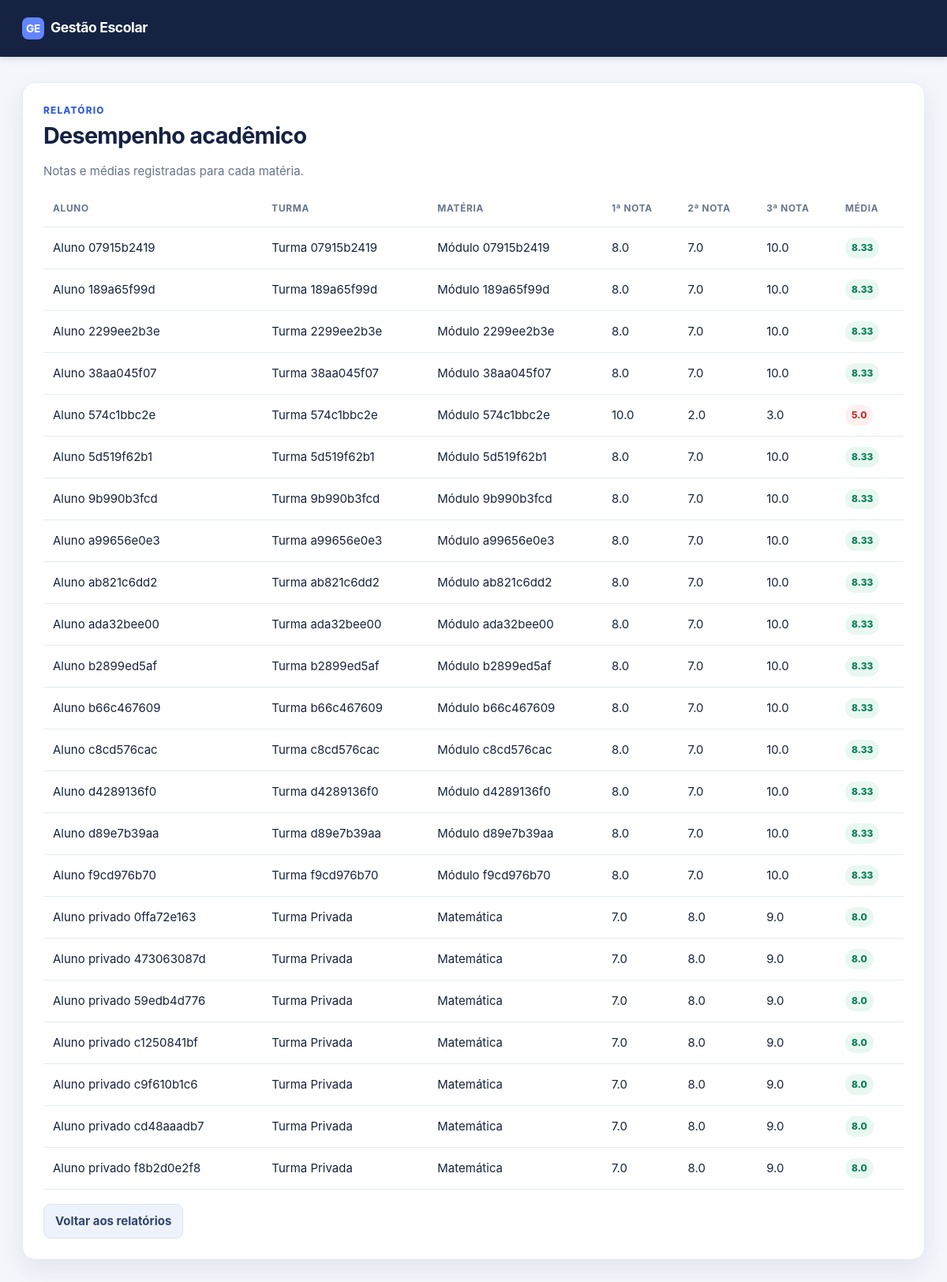
The page /relatorio/desempenho on the database its author committed.
### tables this page shows
CREATE TABLE notas (
        id INTEGER PRIMARY KEY AUTOINCREMENT,
        matricula_id INTEGER NOT NULL,
        modulo_id INTEGER NOT NULL,
        primeira_nota REAL,
        segunda_nota REAL,
        terceira_nota REAL,
        media_final REAL,
        data_criacao TIMESTAMP DEFAULT CURRENT_TIMESTAMP,
        FOREIGN KEY (matricula_id) REFERENCES matriculas(id),
        FOREIGN KEY (modulo_id) REFERENCES modulos(id)
    );

CREATE TABLE alunos (
        id INTEGER PRIMARY KEY AUTOINCREMENT,
        nome TEXT NOT NULL,
        email TEXT NOT NULL UNIQUE,
        cpf TEXT NOT NULL UNIQUE,
        senha TEXT NOT NULL,
        matricula TEXT NOT NULL UNIQUE,
        data_nascimento DATE,
        telefone TEXT,
        endereco TEXT,
        cidade TEXT,
        estado TEXT,
        ativo INTEGER DEFAULT 1,
        data_criacao TIMESTAMP DEFAULT CURRENT_TIMESTAMP
    );

CREATE TABLE turmas (
        id INTEGER PRIMARY KEY AUTOINCREMENT,
        codigo TEXT NOT NULL UNIQUE,
        nome TEXT NOT NULL,
        curso_id INTEGER NOT NULL,
        professor_id INTEGER NOT NULL,
        semestre TEXT,
        data_inicio DATE,
        data_fim DATE,
        horario TEXT,
        sala TEXT,
        capacidade INTEGER,
        ativa INTEGER DEFAULT 1,
        data_criacao TIMESTAMP DEFAULT CURRENT_TIMESTAMP,
        FOREIGN KEY (curso_id) REFERENCES cursos(id),
        FOREIGN KEY (professor_id) REFERENCES professores(id)
    );

CREATE TABLE modulos (
        id INTEGER PRIMARY KEY AUTOINCREMENT,
        curso_id INTEGER NOT NULL,
        nome TEXT NOT NULL,
        descricao TEXT,
        carga_horaria INTEGER,
        ordem INTEGER,
        data_criacao TIMESTAMP DEFAULT CURRENT_TIMESTAMP,
        FOREIGN KEY (curso_id) REFERENCES cursos(id)
    );

### legacy/app_backup.py (the view)
@app.route('/relatorio/desempenho')
@login_requerido('funcionario')
def relatorio_desempenho():
    dados = executar_query('''
    SELECT a.nome, t.nome as turma, m.nome as modulo,
           n.primeira_nota, n.segunda_nota, n.terceira_nota, n.media_final
    FROM notas n
    JOIN matriculas mat ON n.matricula_id = mat.id
    JOIN alunos a ON mat.aluno_id = a.id
    JOIN turmas t ON mat.turma_id = t.id
    JOIN modulos m ON n.modulo_id = m.id
    ORDER BY a.nome, m.nome
    ''')
    return render_template('relatorios/desempenho.html',
                         dados=[dict(d) for d in dados] if dados else [])

### legacy/app_backup.py (called while the page is built)
def get_db():
    conexao = sqlite3.connect('escola.db')
    conexao.row_factory = sqlite3.Row
    return conexao

def executar_query(query, params=(), fetch_one=False):
    try:
        conexao = get_db()
        cursor = conexao.cursor()
        cursor.execute(query, params)
        if fetch_one:
            resultado = cursor.fetchone()
        else:
            resultado = cursor.fetchall()
        conexao.close()
        return resultado
    except Exception as e:
        print(f"Erro na query: {e}")
        return None

### templates/relatorios/desempenho.html (shortened to what this page needs)
{% extends "base.html" %}
{% block content %}<section class="card"><p class="etiqueta">RELATÓRIO</p><h1>Desempenho acadêmico</h1><p class="muted">Notas e médias registradas para cada matéria.</p>{% if dados %}<table><thead><tr><th>Aluno</th><th>Turma</th><th>Matéria</th><th>1ª nota</th><th>2ª nota</th><th>3ª nota</th><th>Média</th></tr></thead><tbody>{% for item in dados %}<tr><td>{{ item.nome }}</td><td>{{ item.turma }}</td><td>{{ item.modulo }}</td><td>{{ item.primeira_nota }}</td><td>{{ item.segunda_nota }}</td><td>{{ item.terceira_nota }}</td><td><span class="status {{ 'success' if item.media_final >= 6 else 'error' }}">{{ item.media_final }}</span></td></tr>{% endfor %}</tbody></table>{% else %}<div class="empty-state"><p>Ainda não há notas lançadas.</p></div>{% endif %}<a class="botao secundario" href="/relatorios">Voltar aos relatórios</a></section>{% endblock %}

### templates/base.html (style rules this page uses)
:root { --primary:#315adf; --primary-dark:#213e9e; --ink:#17233d; --muted:#66738b; --surface:#fff; --canvas:#f4f6fb; --line:#e4e9f3; --success:#087c57; --danger:#c53131; --warning:#ac7200; --shadow:0 12px 32px rgba(28,44,90,.08); }
* { box-sizing:border-box }
body { margin:0;background:var(--canvas);color:var(--ink);font-family:Inter,ui-sans-serif,system-ui,-apple-system,"Segoe UI",Arial,sans-serif;font-size:15px;line-height:1.5 }
a { color:var(--primary);font-weight:600;text-decoration:none }
.card { padding:26px;background:var(--surface);border:1px solid var(--line);border-radius:16px;box-shadow:var(--shadow) }
h1,h2,h3 { color:#152242;line-height:1.2;letter-spacing:-.025em }
h1 { margin:0 0 8px;font-size:1.8rem }
p { line-height:1.55 }
.muted { color:var(--muted) }
.etiqueta { margin:0 0 6px;color:var(--primary);font-size:.74rem;font-weight:800;letter-spacing:.1em }
.status { display:inline-block;padding:4px 8px;border-radius:100px;font-size:.75rem;font-weight:800 }
.status.success { color:var(--success);background:#e8f8f1 }
.status.error { color:var(--danger);background:#fff0f0 }
button,.botao { display:inline-flex;align-items:center;justify-content:center;gap:7px;margin-top:18px;padding:10px 14px;color:#fff;background:var(--primary);border:1px solid var(--primary);border-radius:9px;cursor:pointer;font:inherit;font-weight:750;text-decoration:none;transition:.15s }
.botao.secundario { color:#30466c;background:#eef2fb;border-color:#dce4f3 }
table { width:100%;border-collapse:collapse }
th,td { padding:13px 12px;text-align:left;border-bottom:1px solid var(--line) }
th { color:#68758c;font-size:.74rem;text-transform:uppercase;letter-spacing:.06em }

### rows shown on the page
notas: nome "Aluno 07915b2419", turma "Turma 07915b2419", modulo "Módulo 07915b2419", primeira_nota "8.0", segunda_nota "7.0", terceira_nota "10.0", media_final "8.33"
notas: nome "Aluno 189a65f99d", turma "Turma 189a65f99d", modulo "Módulo 189a65f99d", primeira_nota "8.0", segunda_nota "7.0", terceira_nota "10.0", media_final "8.33"
notas: nome "Aluno 2299ee2b3e", turma "Turma 2299ee2b3e", modulo "Módulo 2299ee2b3e", primeira_nota "8.0", segunda_nota "7.0", terceira_nota "10.0", media_final "8.33"
notas: nome "Aluno 38aa045f07", turma "Turma 38aa045f07", modulo "Módulo 38aa045f07", primeira_nota "8.0", segunda_nota "7.0", terceira_nota "10.0", media_final "8.33"
notas: nome "Aluno 574c1bbc2e", turma "Turma 574c1bbc2e", modulo "Módulo 574c1bbc2e", primeira_nota "10.0", segunda_nota "2.0", terceira_nota "3.0", media_final "5.0"
notas: nome "Aluno 5d519f62b1", turma "Turma 5d519f62b1", modulo "Módulo 5d519f62b1", primeira_nota "8.0", segunda_nota "7.0", terceira_nota "10.0", media_final "8.33"
notas: nome "Aluno 9b990b3fcd", turma "Turma 9b990b3fcd", modulo "Módulo 9b990b3fcd", primeira_nota "8.0", segunda_nota "7.0", terceira_nota "10.0", media_final "8.33"
notas: nome "Aluno a99656e0e3", turma "Turma a99656e0e3", modulo "Módulo a99656e0e3", primeira_nota "8.0", segunda_nota "7.0", terceira_nota "10.0", media_final "8.33"
notas: nome "Aluno ab821c6dd2", turma "Turma ab821c6dd2", modulo "Módulo ab821c6dd2", primeira_nota "8.0", segunda_nota "7.0", terceira_nota "10.0", media_final "8.33"
notas: nome "Aluno ada32bee00", turma "Turma ada32bee00", modulo "Módulo ada32bee00", primeira_nota "8.0", segunda_nota "7.0", terceira_nota "10.0", media_final "8.33"
notas: nome "Aluno b2899ed5af", turma "Turma b2899ed5af", modulo "Módulo b2899ed5af", primeira_nota "8.0", segunda_nota "7.0", terceira_nota "10.0", media_final "8.33"
notas: nome "Aluno b66c467609", turma "Turma b66c467609", modulo "Módulo b66c467609", primeira_nota "8.0", segunda_nota "7.0", terceira_nota "10.0", media_final "8.33"
notas: nome "Aluno c8cd576cac", turma "Turma c8cd576cac", modulo "Módulo c8cd576cac", primeira_nota "8.0", segunda_nota "7.0", terceira_nota "10.0", media_final "8.33"
notas: nome "Aluno d4289136f0", turma "Turma d4289136f0", modulo "Módulo d4289136f0", primeira_nota "8.0", segunda_nota "7.0", terceira_nota "10.0", media_final "8.33"
notas: nome "Aluno d89e7b39aa", turma "Turma d89e7b39aa", modulo "Módulo d89e7b39aa", primeira_nota "8.0", segunda_nota "7.0", terceira_nota "10.0", media_final "8.33"
notas: nome "Aluno f9cd976b70", turma "Turma f9cd976b70", modulo "Módulo f9cd976b70", primeira_nota "8.0", segunda_nota "7.0", terceira_nota "10.0", media_final "8.33"
notas: nome "Aluno privado 0ffa72e163", turma "Turma Privada", modulo "Matemática", primeira_nota "7.0", segunda_nota "8.0", terceira_nota "9.0", media_final "8.0"
notas: nome "Aluno privado 473063087d", turma "Turma Privada", modulo "Matemática", primeira_nota "7.0", segunda_nota "8.0", terceira_nota "9.0", media_final "8.0"
notas: nome "Aluno privado 59edb4d776", turma "Turma Privada", modulo "Matemática", primeira_nota "7.0", segunda_nota "8.0", terceira_nota "9.0", media_final "8.0"
notas: nome "Aluno privado c1250841bf", turma "Turma Privada", modulo "Matemática", primeira_nota "7.0", segunda_nota "8.0", terceira_nota "9.0", media_final "8.0"
notas: nome "Aluno privado c9f610b1c6", turma "Turma Privada", modulo "Matemática", primeira_nota "7.0", segunda_nota "8.0", terceira_nota "9.0", media_final "8.0"
notas: nome "Aluno privado cd48aaadb7", turma "Turma Privada", modulo "Matemática", primeira_nota "7.0", segunda_nota "8.0", terceira_nota "9.0", media_final "8.0"
notas: nome "Aluno privado f8b2d0e2f8", turma "Turma Privada", modulo "Matemática", primeira_nota "7.0", segunda_nota "8.0", terceira_nota "9.0", media_final "8.0"
